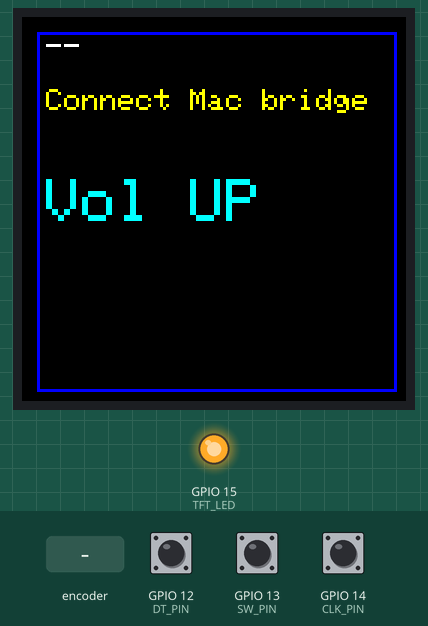
Recording of a sketch running on a simulated ESP32. Parts: 128×128 colour display, output pins drawn as LEDs (lit = HIGH). The test bench sets the inputs (shaded band); at power-on: GPIO 13 (SW_PIN) HIGH, GPIO 12 (DT_PIN) HIGH, GPIO 14 (CLK_PIN) HIGH. What the sketch prints to the serial monitor is not drawn.

Above: at 1.8 s.
1.9 s: rotary encoder on GPIO 14 (CLK_PIN) / GPIO 12 (DT_PIN) turned 3 steps (first pin leading)
At 2.9 s:
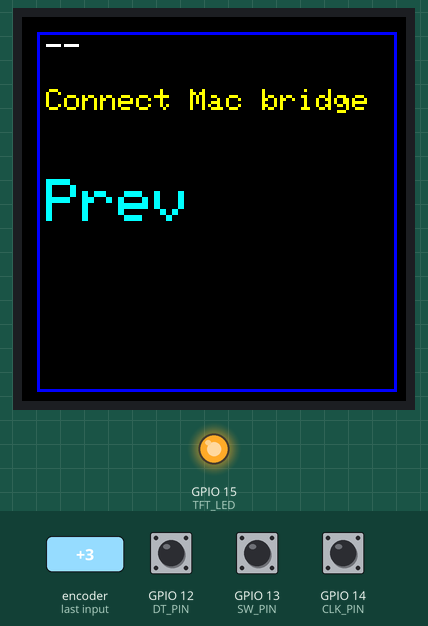
4.0 s: GPIO 13 (SW_PIN) pulled LOW for 0.15 s
At 4.6 s:
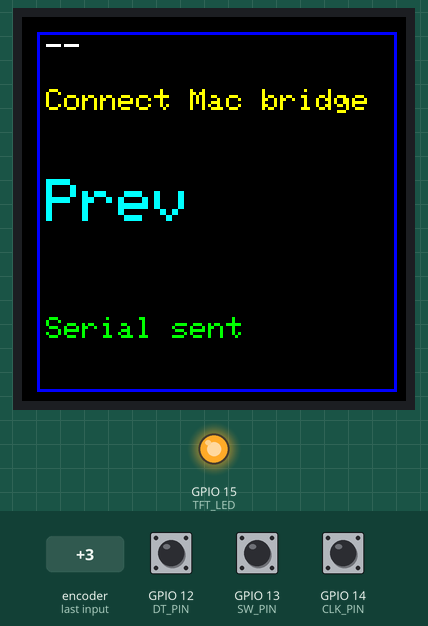
6.2 s: rotary encoder on GPIO 14 (CLK_PIN) / GPIO 12 (DT_PIN) turned 3 steps (first pin leading)
At 7.3 s:
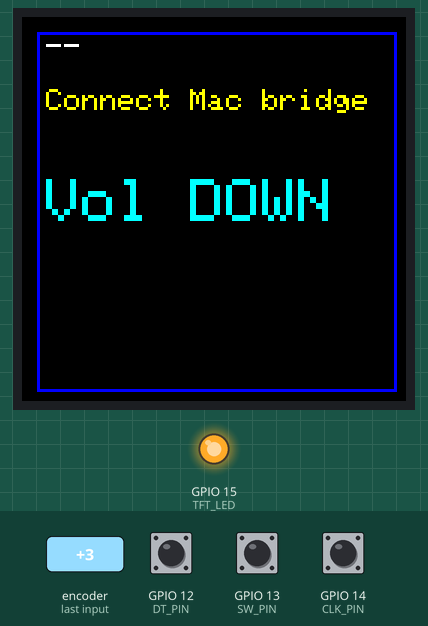
8.3 s: GPIO 13 (SW_PIN) pulled LOW for 1 s
At 8.6 s:
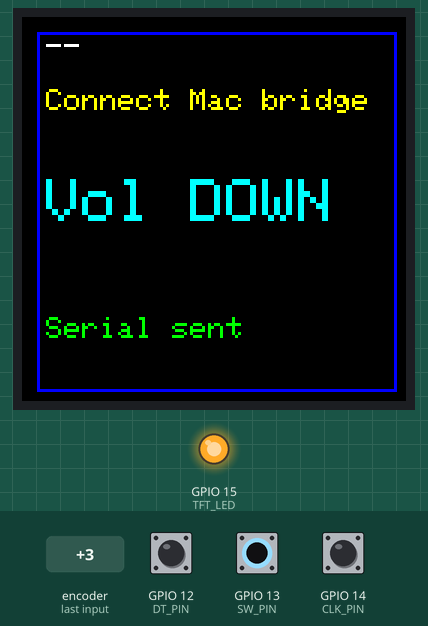
11.3 s: rotary encoder on GPIO 14 (CLK_PIN) / GPIO 12 (DT_PIN) turned 3 steps (first pin leading)
At 12.4 s:
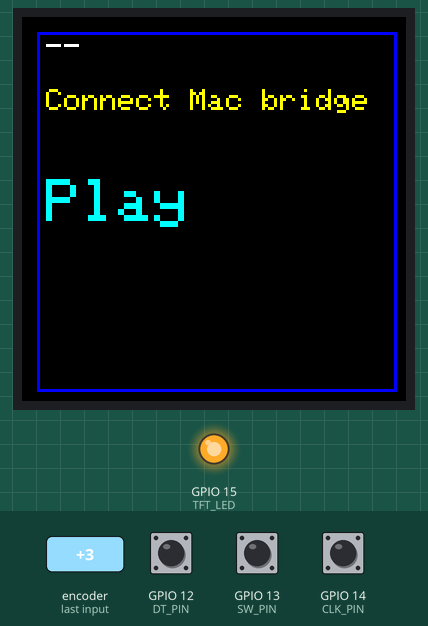
13.4 s: GPIO 13 (SW_PIN) pulled LOW for 0.15 s
At 13.7 s:
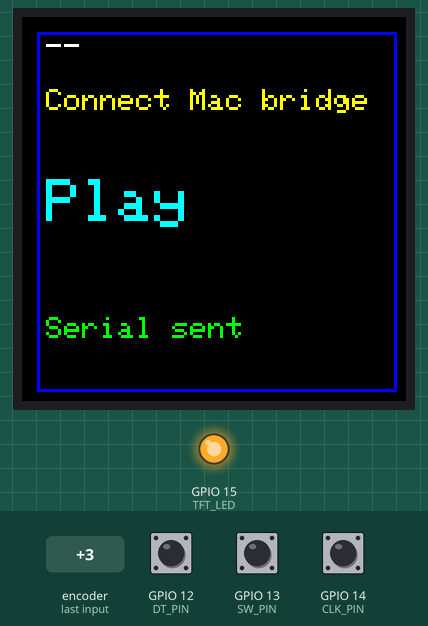
Timing chart, 0 to 16.4 s (numbered marks = the images above; inputs shaded):
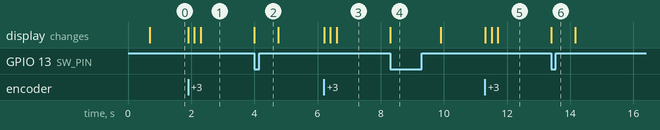

Measured:
- after the input at 1.9 s, the display: first changes at once (image 1 shows a later state)
- after the input at 4.0 s, the display: changes at once (image 2)
- after the input at 6.2 s, the display: first changes at once (image 3 shows a later state)
- after the input at 8.3 s, the display: changes at once (image 4)
- after the input at 11.3 s, the display: first changes at once (image 5 shows a later state)
- after the input at 13.4 s, the display: changes at once (image 6)

The sketch:

music.ino
```cpp
#include <Adafruit_GFX.h>
#include <SPI.h>
#include <Adafruit_ST7735.h>
#include <string.h>

// ST7735 128x128 (init string says 144 green tab — common cheap board id)
#define TFT_CS 5
#define TFT_RST 4
#define TFT_A0 2
#define TFT_LED 15
// SPI: MOSI=23, SCK=18 (VSPI default on many ESP32 boards)

// KY-040 rotary encoder
#define CLK_PIN 14
#define DT_PIN 12
#define SW_PIN 13

static constexpr uint32_t kButtonDebounceMs = 45;
static constexpr uint32_t kButtonRepeatMs = 280;
static constexpr uint32_t kStatusClearMs = 750;

// Layout (128x128 ST7735, rotation 1)
static constexpr int16_t kMetaY = 6;
static constexpr int16_t kMenuY = 50;
static constexpr int16_t kStatusY = 100;

Adafruit_ST7735 tft = Adafruit_ST7735(TFT_CS, TFT_A0, TFT_RST);

static const char* const kOptions[] = {
    "Vol UP", "Vol DOWN", "Next", "Prev", "Play",
};
static constexpr int kOptionCount = sizeof(kOptions) / sizeof(kOptions[0]);

static int menuIndex = 0;
static int lastMenuIndex = -1;

// Encoder: accumulate steps in ISR, consume in loop() to keep ISR tiny and avoid
// tearing when wrapping menuIndex.
volatile int16_t gEncoderSteps = 0;
volatile uint8_t gLastClk = 0;

static unsigned long lastButtonActionMs = 0;
static unsigned long lastButtonReleaseMs = 0;
static bool lastButtonDown = false;

// Now playing from host (serial_music_bridge.py): line "M\tartist\ttitle\n"
static char metaArtist[80];
static char metaTitle[80];

static char serialLineBuf[180];
static uint8_t serialLineLen = 0;

void IRAM_ATTR onEncoderClk() {
  const int clk = digitalRead(CLK_PIN);
  if (clk != (int)gLastClk && clk == LOW) {
    if (digitalRead(DT_PIN) != clk) {
      gEncoderSteps++;
    } else {
      gEncoderSteps--;
    }
  }
  gLastClk = (uint8_t)(clk != 0);
}

static int wrapIndex(int idx, int n) { return (idx % n + n) % n; }

static void drainEncoderIntoMenu() {
  int16_t steps = 0;
  noInterrupts();
  steps = gEncoderSteps;
  gEncoderSteps = 0;
  interrupts();

  if (steps == 0) return;
  menuIndex = wrapIndex(menuIndex + (int)steps, kOptionCount);
}

static void printTwoLines(const char* s, int16_t x, int16_t y0, uint16_t color) {
  tft.setTextSize(1);
  tft.setTextColor(color);
  char line[22];
  size_t n = strlen(s);
  if (n > 40) n = 40;
  const size_t n1 = n > 20 ? 20 : n;
  memcpy(line, s, n1);
  line[n1] = '\0';
  tft.setCursor(x, y0);
  tft.print(line);
  if (n > 20) {
    size_t rest = n - 20;
    if (rest > 20) rest = 20;
    memcpy(line, s + 20, rest);
    line[rest] = '\0';
    tft.setCursor(x, y0 + 8);
    tft.print(line);
  }
}

static void drawNowPlayingBlock() {
  tft.fillRect(6, kMetaY, 116, 38, ST77XX_BLACK);
  printTwoLines(metaArtist, 8, kMetaY, ST77XX_WHITE);
  printTwoLines(metaTitle, 8, kMetaY + 18, ST77XX_YELLOW);
}

static void drawMenuSelection() {
  tft.fillRect(6, kMenuY, 116, 36, ST77XX_BLACK);
  tft.setCursor(8, kMenuY + 4);
  tft.setTextSize(2);
  tft.setTextColor(ST77XX_CYAN);
  tft.print(kOptions[menuIndex]);
  lastMenuIndex = menuIndex;
}

static void flashStatus(const char* text) {
  tft.fillRect(6, kStatusY, 116, 20, ST77XX_BLACK);
  tft.setCursor(8, kStatusY);
  tft.setTextSize(1);
  tft.setTextColor(ST77XX_GREEN);
  tft.print(text);
}

static void sendSerialCommand(int idx) {
  const char* line = nullptr;
  switch (idx) {
    case 0:
      line = "VOL_UP";
      break;
    case 1:
      line = "VOL_DOWN";
      break;
    case 2:
      line = "NEXT";
      break;
    case 3:
      line = "PREV";
      break;
    case 4:
      line = "PLAY_PAUSE";
      break;
    default:
      return;
  }
  Serial.println(line);
  Serial.flush();
}

static void applyHostMetaLine(char* line) {
  // line = "artist\ttitle" (tab-separated, no leading M\t — caller strips prefix)
  char* tab = strchr(line, '\t');
  if (!tab) return;
  *tab = '\0';
  strncpy(metaArtist, line, sizeof(metaArtist) - 1);
  metaArtist[sizeof(metaArtist) - 1] = '\0';
  strncpy(metaTitle, tab + 1, sizeof(metaTitle) - 1);
  metaTitle[sizeof(metaTitle) - 1] = '\0';
  drawNowPlayingBlock();
}

static void pollHostSerial() {
  while (Serial.available() > 0) {
    const char c = static_cast<char>(Serial.read());
    if (c == '\r') continue;
    if (c == '\n') {
      serialLineBuf[serialLineLen] = '\0';
      serialLineLen = 0;
      if (serialLineBuf[0] == 'M' && serialLineBuf[1] == '\t') {
        applyHostMetaLine(serialLineBuf + 2);
      }
      continue;
    }
    if (serialLineLen < sizeof(serialLineBuf) - 1) {
      serialLineBuf[serialLineLen++] = c;
    } else {
      serialLineLen = 0;
    }
  }
}

void setup() {
  Serial.begin(115200);

  // Bring up the TFT first so any later failure still shows *something*.
  pinMode(TFT_LED, OUTPUT);
  digitalWrite(TFT_LED, HIGH);

  tft.initR(INITR_144GREENTAB);
  tft.setRotation(1);
  tft.fillScreen(ST77XX_BLACK);
  tft.drawRect(5, 5, 120, 120, ST77XX_BLUE);

  tft.setTextColor(ST77XX_WHITE);
  tft.setTextSize(1);
  tft.setCursor(10, 10);
  tft.println("Media / serial");
  tft.setCursor(10, 24);
  tft.println("KY-040 + ST7735");
  delay(500);

  tft.fillScreen(ST77XX_BLACK);
  tft.drawRect(5, 5, 120, 120, ST77XX_BLUE);

  strncpy(metaArtist, "--", sizeof(metaArtist) - 1);
  metaArtist[sizeof(metaArtist) - 1] = '\0';
  strncpy(metaTitle, "Connect Mac bridge", sizeof(metaTitle) - 1);
  metaTitle[sizeof(metaTitle) - 1] = '\0';
  drawNowPlayingBlock();

  pinMode(CLK_PIN, INPUT_PULLUP);
  pinMode(DT_PIN, INPUT_PULLUP);
  pinMode(SW_PIN, INPUT_PULLUP);

  // If SW is held / shorted at boot, swallow that press non-blockingly.
  lastButtonDown = (digitalRead(SW_PIN) == LOW);
  lastButtonReleaseMs = millis();
  lastButtonActionMs = millis();

  gLastClk = (uint8_t)(digitalRead(CLK_PIN) != 0);
  attachInterrupt(digitalPinToInterrupt(CLK_PIN), onEncoderClk, CHANGE);

  // Force an initial menu render (menuIndex starts at 0, lastMenuIndex at -1).
  drawMenuSelection();
}

void loop() {
  pollHostSerial();
  drainEncoderIntoMenu();

  if (menuIndex != lastMenuIndex) {
    drawMenuSelection();
  }

  const bool down = (digitalRead(SW_PIN) == LOW);
  const unsigned long now = millis();

  if (down) {
    if (!lastButtonDown) {
      // Fresh press: debounce from last release, not last fire (so quick taps work).
      if (now - lastButtonReleaseMs >= kButtonDebounceMs) {
        sendSerialCommand(menuIndex);
        flashStatus("Serial sent");
        lastButtonActionMs = now;
      }
    } else if (now - lastButtonActionMs >= kButtonRepeatMs) {
      sendSerialCommand(menuIndex);
      flashStatus("Serial sent");
      lastButtonActionMs = now;
    }
  } else {
    if (lastButtonDown) {
      lastButtonReleaseMs = now;
    }
    if ((now - lastButtonActionMs) >= kStatusClearMs) {
      tft.fillRect(6, kStatusY, 116, 20, ST77XX_BLACK);
    }
  }
  lastButtonDown = down;

  delay(2);
}
```
